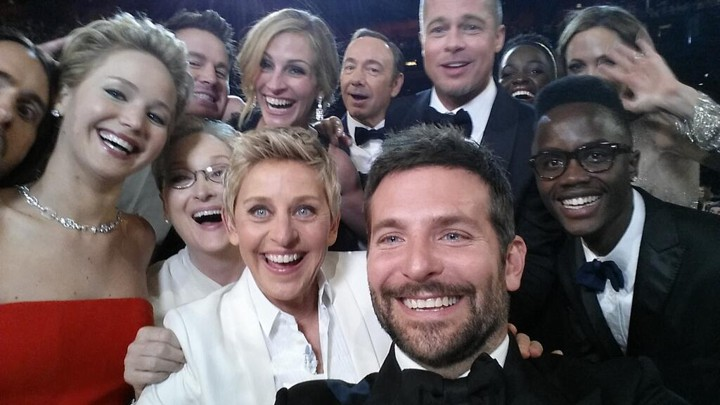
#> input picture sample_pictures/group1.jpg, 720 x 405 px
$ python detectFace.py
#> lines starting #> are read from the running program, lines starting #| are printed output that depends on the picture
import numpy as np
import cv2 as cv
import subprocess


class detectFace:

    cascade_path = 'haarcascade_frontalface_default.xml'
    path = 'sample_pictures/group1.jpg'
    imagewidth = 100;
    imageheight = 100;
    crop_img = []
    gray_img = []


    def __init__(self, instance):

        self.instance = instance
        print("Object initialised!")
        print()

    def detectFaceOfImage(self,cascade_path, path): # works on only 1 image per function call, does not work on direcotries

#> called with cascade_path = 'haarcascade_frontalface_default.xml', path = 'sample_pictures/group1.jpg'
        print ("Detecting facing...")
        print ()

        img = cv.imread(path)
#> img is the input picture: shape (405, 720, 3); mean B, G, R 92.6, 91, 102.8

        face_cascade = cv.CascadeClassifier(cascade_path)

        gray = cv.cvtColor(img, cv.COLOR_BGR2GRAY)
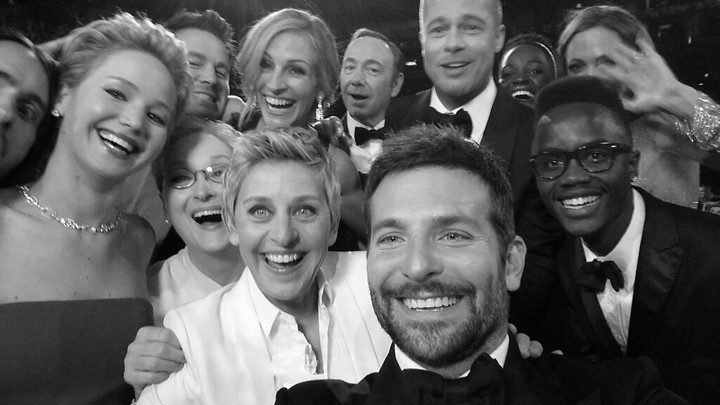
#> gray: shape (405, 720); min 0, max 255, mean 94.7

        faces = face_cascade.detectMultiScale(gray, 1.5, 1)
#> faces = [[412, 1, 81, 81], [322, 35, 81, 81], [242, 37, 81, 81], [147, 124, 122, 122], [224, 163, 122, 122], [336, 163, 182, 182]]

        for (x, y, w, h) in faces:

            # cv.rectangle(img,(x,y),(x+w,y+h),(255,0,0),2)
            self.crop_img.append(img[y:y + h, x:x + w])
            self.gray_img.append(gray[y:y + h, x:x + w])
#> this loop made 6 passes

        print ("Finished detecting faces, stored in crop_img and gray_img...")
        print (0)

        self.crop_img, self.gray_img = self.checkAndFixSize(self.crop_img, self.gray_img)
        temp = []

        # self.exportImages(crop_img, gray_img)
        # self.normalizeImages(self.gray_img)
        self.exportImages(self.crop_img, self.gray_img)

    def checkAndFixSize(self, crop_img, gray_img):
        print ("Scaling the images to proper sizes...")
        print ()
        crop_img_new = []
        gray_img_new = []

        for i in range(len(crop_img)):
            # height, width, depth = crop_img[i].shape
            # imgScale = float(self.imagewidth) / float(width)
            # print("image to be scaled by:", imgScale)
            crop_img_new.append(cv.resize(crop_img[i], (self.imagewidth, self.imageheight)))
            gray_img_new.append(cv.resize(gray_img[i], (self.imagewidth, self.imageheight)))
#> this loop made 6 passes
#> after the loop, crop_img_new = 6 items; gray_img_new = 6 items

        print("Done!")

        return crop_img_new, gray_img_new


    # [53 lines left out: functions displayCropped, squareTheImages, assertSquareSize, printSize, not called in this run]

    def exportImages(self, crop_img, gray_img):

        print ("Writing cropped images into directories...")
        print ()

        for i in range(0, len(crop_img), 1):
            filename = "cropped_images/img{}.jpg".format(i)
            filenamegray = "cropped_gray_images/grayimg{}.jpg".format(i)
            cv.imwrite(filename, crop_img[i])
            cv.imwrite(filenamegray, gray_img[i])
#> this loop made 6 passes
#> (filename, filenamegray) on passes 1 to 6: ('cropped_images/img0.jpg', 'cropped_gray_images/grayimg0.jpg'), ('cropped_images/img1.jpg', 'cropped_gray_images/grayimg1.jpg'), ('cropped_images/img2.jpg', 'cropped_gray_images/grayimg2.jpg'), ('cropped_images/img3.jpg', 'cropped_gray_images/grayimg3.jpg'), ('cropped_images/img4.jpg', 'cropped_gray_images/grayimg4.jpg'), ('cropped_images/img5.jpg', 'cropped_gray_images/grayimg5.jpg')
#> pass 1, in exportImages, `cv.imwrite(filename, crop_img[i])`:
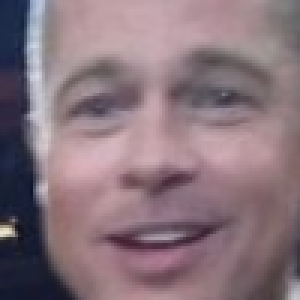
#> saved as img0.jpg: shape (100, 100, 3) (shown 3 times larger); mean B, G, R 124.3, 115.8, 136.7
#> pass 2, in exportImages, `cv.imwrite(filename, crop_img[i])`:
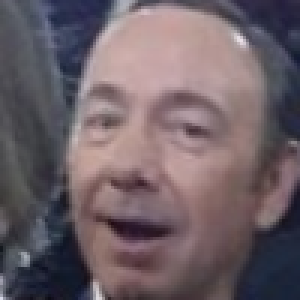
#> saved as img1.jpg: shape (100, 100, 3) (shown 3 times larger); mean B, G, R 102.3, 96, 109.6

        print("Done!")


    # [20 lines left out: functions normalizeImages, deleteAllImages, not called in this run]


if __name__ == "__main__":
    d = detectFace("first")
    d.detectFaceOfImage(d.cascade_path, d.path)
    # d.deleteAllImages()
    print(d.gray_img)
#> (printed output is left out)


"""
self.squareTheImages(crop_img)
if(self.assertSquareSize(crop_img)):s
    print "all square"
else:
    print "something went wrong in square the images function"

self.printSize(crop_img)
"""

$ run again, with sample_pictures/sachin.jpg copied over sample_pictures/group1.jpg
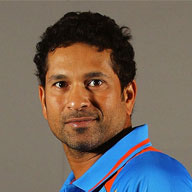
#> input picture sample_pictures/sachin.jpg, 192 x 192 px
#> in detectFaceOfImage, img is the input picture: shape (192, 192, 3); mean B, G, R 95.6, 103.2, 114
#> in detectFaceOfImage, `gray = cv.cvtColor(img, cv.COLOR_BGR2GRAY)`:
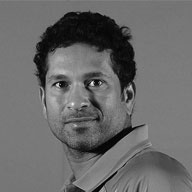
#> gray: shape (192, 192); min 0, max 243, mean 105.6
#> faces = [[17, 35, 122, 122]]
#> the loop in detectFaceOfImage, `for (x, y, w, h) in faces:` made 1 pass
#> the loop in checkAndFixSize, `for i in range(len(crop_img)): # height, width, depth = crop_img[i].sh..` made 1 pass
#> after the loop in checkAndFixSize, `for i in range(len(crop_img)):`: crop_img_new = 1 item
#> the loop in exportImages, `for i in range(0, len(crop_img), 1):` made 1 pass
#> (filename, filenamegray) on pass 1: ('cropped_images/img0.jpg', 'cropped_gray_images/grayimg0.jpg')
#> pass 1, in exportImages, `cv.imwrite(filenamegray, gray_img[i])`:
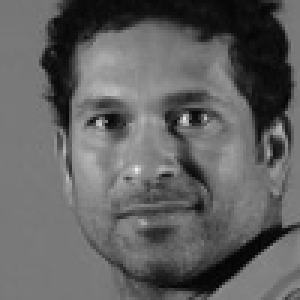
#> saved as grayimg0.jpg: shape (100, 100) (shown 3 times larger); min 3, max 239, mean 97.2
#> (printed output is left out)
